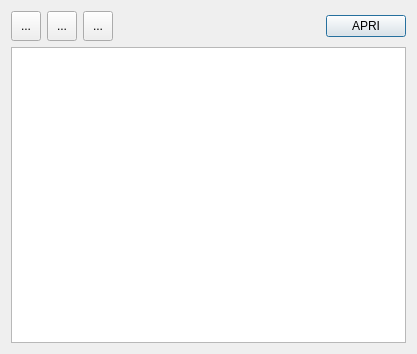
<?xml version="1.0" encoding="UTF-8"?>
<ui version="4.0">
 <class>dialogScegliConto</class>
 <widget class="QDialog" name="dialogScegliConto">
  <property name="geometry">
   <rect>
    <x>0</x>
    <y>0</y>
    <width>417</width>
    <height>354</height>
   </rect>
  </property>
  <property name="windowTitle">
   <string>Dialog</string>
  </property>
  <layout class="QGridLayout" name="gridLayout_3">
   <item row="0" column="0">
    <layout class="QGridLayout" name="gridLayout_2">
     <item row="0" column="0">
      <layout class="QGridLayout" name="gridLayout">
       <item row="0" column="0">
        <widget class="QToolButton" name="tb_salva">
         <property name="minimumSize">
          <size>
           <width>30</width>
           <height>30</height>
          </size>
         </property>
         <property name="text">
          <string>...</string>
         </property>
        </widget>
       </item>
       <item row="0" column="1">
        <widget class="QToolButton" name="tb_aggiungi">
         <property name="minimumSize">
          <size>
           <width>30</width>
           <height>30</height>
          </size>
         </property>
         <property name="text">
          <string>...</string>
         </property>
        </widget>
       </item>
       <item row="0" column="3">
        <spacer name="horizontalSpacer">
         <property name="orientation">
          <enum>Qt::Horizontal</enum>
         </property>
         <property name="sizeHint" stdset="0">
          <size>
           <width>40</width>
           <height>20</height>
          </size>
         </property>
        </spacer>
       </item>
       <item row="0" column="2">
        <widget class="QToolButton" name="tb_elimina">
         <property name="minimumSize">
          <size>
           <width>30</width>
           <height>30</height>
          </size>
         </property>
         <property name="text">
          <string>...</string>
         </property>
        </widget>
       </item>
       <item row="0" column="4">
        <widget class="QPushButton" name="pb_apriConto">
         <property name="text">
          <string>APRI</string>
         </property>
        </widget>
       </item>
      </layout>
     </item>
     <item row="1" column="0">
      <widget class="QTableView" name="tv_main"/>
     </item>
    </layout>
   </item>
  </layout>
 </widget>
 <resources/>
 <connections/>
</ui>
